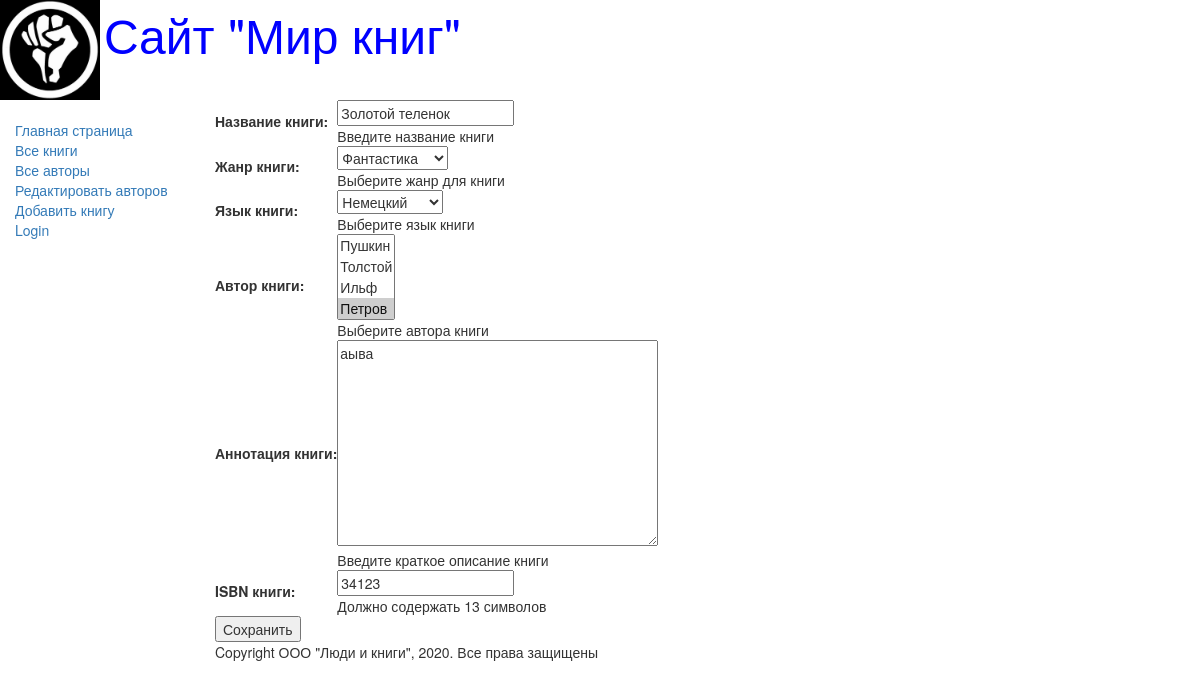
The app's page /book/update/1, older data.
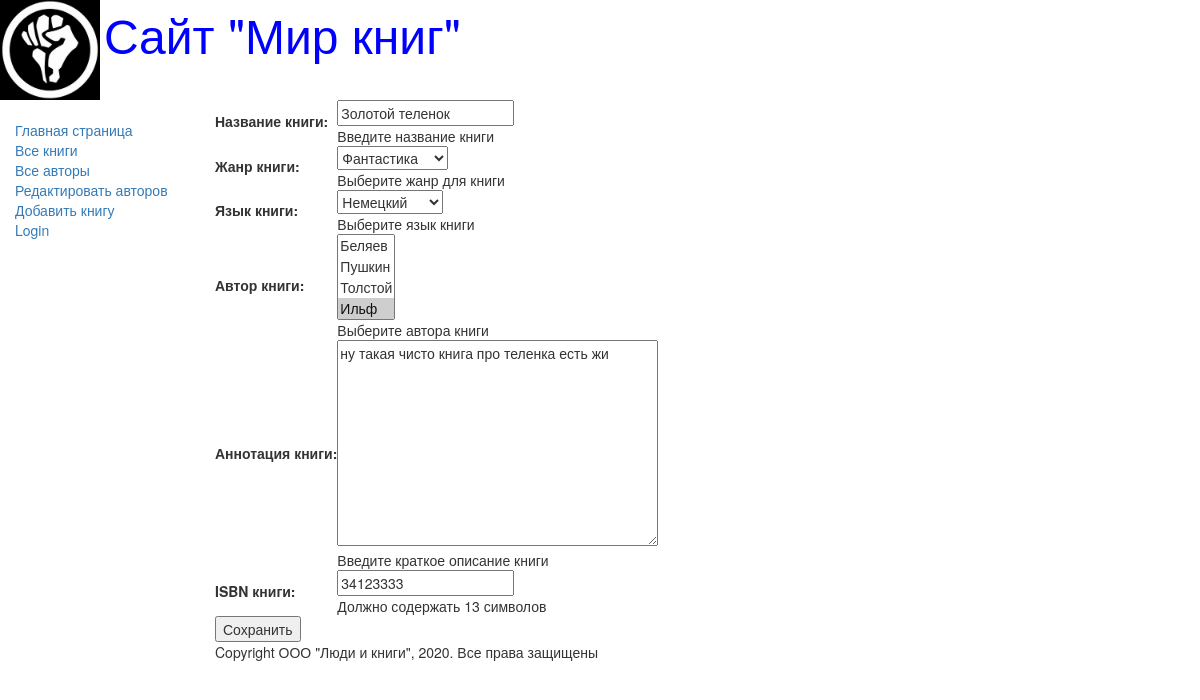
The same page, newer data.
### catalog/models.py (models this page shows, shortened)
class Book(models.Model):
    title = models.CharField(max_length=200,
                            help_text='Введите название книги',
                            verbose_name='Название книги')
    genre = models.ForeignKey('Genre', on_delete=models.CASCADE,
                            help_text='Выберите жанр для книги',
                            verbose_name='Жанр книги', null=True)
    language = models.ForeignKey('Language', on_delete=models.CASCADE,
                            help_text='Выберите язык книги',
                            verbose_name='Язык книги', null=True)
    author = models.ManyToManyField('Author',
                            help_text='Выберите автора книги',
                            verbose_name='Автор книги')
    summary = models.TextField(max_length=1000,
                            help_text='Введите краткое описание книги',
                            verbose_name='Аннотация книги')
    isbn = models.CharField(max_length=13,
                            help_text='Должно содержать 13 символов',
                            verbose_name='ISBN книги')
    def display_author(self):
        return ', '.join([author.last_name for author in self.author.all()])
    display_author.short_discription = 'Авторы'

### catalog/views.py (the view)
# urls.py: re_path(r'^book/update/(?P<pk>\d+)$', views.BookUpdate.as_view(), name='book_update'),
class BookUpdate(UpdateView):
    model = Book
    fields = '__all__'
    success_url = reverse_lazy('books')

### catalog/models.py (called while the page is built)
    def __str__(self) -> str:
        return self.name

    def __str__(self) -> str:
        return self.name

    def __str__(self) -> str:
        return self.last_name

### catalog/templates/catalog/book_form.html (shortened to what this page needs)
{% extends 'base_generic.html' %}
{% block content %}
    <form action="" method="post">
        <table>
            {{form.as_table}}
        </table>
        <input type="Submit" value="Сохранить" />
    </form>
{% endblock content %}

Row changes from the older to the newer data that the page shows:
changed Book "Золотой теленок": summary "аыва" → "ну такая чисто книга про теленка есть жи"; isbn "34123" → "34123333"
Text that changed along with them:
form field author: "Пушкин / Толстой / Ильф / Петров ☑" → "Беляев / Пушкин / Толстой / Ильф ☑"
